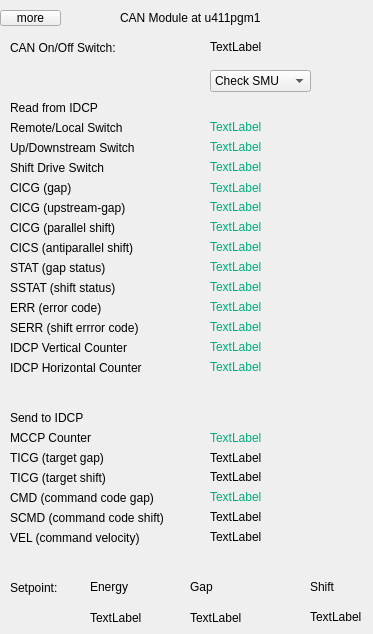
<?xml version="1.0" encoding="UTF-8"?>
<ui version="4.0">
 <class>idcommunication</class>
 <widget class="QWidget" name="idcommunication">
  <property name="geometry">
   <rect>
    <x>0</x>
    <y>0</y>
    <width>373</width>
    <height>634</height>
   </rect>
  </property>
  <property name="windowTitle">
   <string>Form</string>
  </property>
  <widget class="QLabel" name="label">
   <property name="geometry">
    <rect>
     <x>120</x>
     <y>10</y>
     <width>171</width>
     <height>16</height>
    </rect>
   </property>
   <property name="text">
    <string>CAN Module at u411pgm1</string>
   </property>
  </widget>
  <widget class="QLabel" name="label_2">
   <property name="geometry">
    <rect>
     <x>10</x>
     <y>40</y>
     <width>121</width>
     <height>16</height>
    </rect>
   </property>
   <property name="text">
    <string>CAN On/Off Switch:</string>
   </property>
  </widget>
  <widget class="QCALabel" name="label_3">
   <property name="geometry">
    <rect>
     <x>210</x>
     <y>40</y>
     <width>59</width>
     <height>14</height>
    </rect>
   </property>
   <property name="text">
    <string>TextLabel</string>
   </property>
   <property name="pv" stdset="0">
    <string>u411pgm1:biIDdisable</string>
   </property>
  </widget>
  <widget class="QCAComboBox" name="comboBox">
   <property name="geometry">
    <rect>
     <x>210</x>
     <y>70</y>
     <width>101</width>
     <height>22</height>
    </rect>
   </property>
   <property name="pv" stdset="0">
    <string>u411pgm1:IdDependSMU</string>
   </property>
   <item>
    <property name="text">
     <string>Check SMU</string>
    </property>
   </item>
   <item>
    <property name="text">
     <string>Ignore SMU</string>
    </property>
   </item>
  </widget>
  <widget class="QLabel" name="label_4">
   <property name="geometry">
    <rect>
     <x>10</x>
     <y>100</y>
     <width>101</width>
     <height>16</height>
    </rect>
   </property>
   <property name="text">
    <string>Read from IDCP</string>
   </property>
  </widget>
  <widget class="QLabel" name="label_5">
   <property name="geometry">
    <rect>
     <x>10</x>
     <y>120</y>
     <width>131</width>
     <height>16</height>
    </rect>
   </property>
   <property name="text">
    <string>Remote/Local Switch</string>
   </property>
  </widget>
  <widget class="QCALabel" name="label_6">
   <property name="geometry">
    <rect>
     <x>210</x>
     <y>120</y>
     <width>59</width>
     <height>14</height>
    </rect>
   </property>
   <property name="styleSheet">
    <string notr="true">color: rgb(0, 170, 127);</string>
   </property>
   <property name="text">
    <string>TextLabel</string>
   </property>
   <property name="pv" stdset="0">
    <string>u411pgm1:liRM_SW</string>
   </property>
  </widget>
  <widget class="QLabel" name="label_7">
   <property name="geometry">
    <rect>
     <x>10</x>
     <y>140</y>
     <width>151</width>
     <height>16</height>
    </rect>
   </property>
   <property name="text">
    <string>Up/Downstream Switch</string>
   </property>
  </widget>
  <widget class="QCALabel" name="label_8">
   <property name="geometry">
    <rect>
     <x>210</x>
     <y>140</y>
     <width>59</width>
     <height>14</height>
    </rect>
   </property>
   <property name="styleSheet">
    <string notr="true">color: rgb(0, 170, 127);</string>
   </property>
   <property name="text">
    <string>TextLabel</string>
   </property>
   <property name="pv" stdset="0">
    <string>u411pgm1:updownstream</string>
   </property>
  </widget>
  <widget class="QLabel" name="label_9">
   <property name="geometry">
    <rect>
     <x>10</x>
     <y>160</y>
     <width>111</width>
     <height>16</height>
    </rect>
   </property>
   <property name="text">
    <string>Shift Drive Switch</string>
   </property>
  </widget>
  <widget class="QCALabel" name="label_10">
   <property name="geometry">
    <rect>
     <x>210</x>
     <y>160</y>
     <width>59</width>
     <height>14</height>
    </rect>
   </property>
   <property name="styleSheet">
    <string notr="true">color: rgb(0, 170, 127);</string>
   </property>
   <property name="text">
    <string>TextLabel</string>
   </property>
   <property name="pv" stdset="0">
    <string>u411pgm1:liIDsdmode</string>
   </property>
  </widget>
  <widget class="QLabel" name="label_11">
   <property name="geometry">
    <rect>
     <x>10</x>
     <y>180</y>
     <width>71</width>
     <height>16</height>
    </rect>
   </property>
   <property name="text">
    <string>CICG (gap)</string>
   </property>
  </widget>
  <widget class="QCALabel" name="label_12">
   <property name="geometry">
    <rect>
     <x>210</x>
     <y>180</y>
     <width>121</width>
     <height>16</height>
    </rect>
   </property>
   <property name="styleSheet">
    <string notr="true">color: rgb(0, 170, 127);</string>
   </property>
   <property name="text">
    <string>TextLabel</string>
   </property>
   <property name="pv" stdset="0">
    <string>u411pgm1:liIDcicg</string>
   </property>
  </widget>
  <widget class="QLabel" name="label_13">
   <property name="geometry">
    <rect>
     <x>10</x>
     <y>200</y>
     <width>141</width>
     <height>16</height>
    </rect>
   </property>
   <property name="text">
    <string>CICG (upstream-gap)</string>
   </property>
  </widget>
  <widget class="QCALabel" name="label_14">
   <property name="geometry">
    <rect>
     <x>210</x>
     <y>200</y>
     <width>59</width>
     <height>14</height>
    </rect>
   </property>
   <property name="styleSheet">
    <string notr="true">color: rgb(0, 170, 127);</string>
   </property>
   <property name="text">
    <string>TextLabel</string>
   </property>
   <property name="pv" stdset="0">
    <string>u411pgm1:liIDcicg_2</string>
   </property>
  </widget>
  <widget class="QLabel" name="label_15">
   <property name="geometry">
    <rect>
     <x>10</x>
     <y>220</y>
     <width>121</width>
     <height>16</height>
    </rect>
   </property>
   <property name="text">
    <string>CICG (parallel shift)</string>
   </property>
  </widget>
  <widget class="QCALabel" name="label_16">
   <property name="geometry">
    <rect>
     <x>210</x>
     <y>220</y>
     <width>59</width>
     <height>14</height>
    </rect>
   </property>
   <property name="styleSheet">
    <string notr="true">color: rgb(0, 170, 127);</string>
   </property>
   <property name="text">
    <string>TextLabel</string>
   </property>
   <property name="pv" stdset="0">
    <string>u411pgm1:liIDcics</string>
   </property>
  </widget>
  <widget class="QLabel" name="label_17">
   <property name="geometry">
    <rect>
     <x>10</x>
     <y>260</y>
     <width>121</width>
     <height>16</height>
    </rect>
   </property>
   <property name="text">
    <string>STAT (gap status)</string>
   </property>
  </widget>
  <widget class="QLabel" name="label_18">
   <property name="geometry">
    <rect>
     <x>10</x>
     <y>240</y>
     <width>151</width>
     <height>16</height>
    </rect>
   </property>
   <property name="text">
    <string>CICS (antiparallel shift)</string>
   </property>
  </widget>
  <widget class="QCALabel" name="label_19">
   <property name="geometry">
    <rect>
     <x>210</x>
     <y>240</y>
     <width>59</width>
     <height>14</height>
    </rect>
   </property>
   <property name="styleSheet">
    <string notr="true">color: rgb(0, 170, 127);</string>
   </property>
   <property name="text">
    <string>TextLabel</string>
   </property>
   <property name="pv" stdset="0">
    <string>u411pgm1:liIDcics_2</string>
   </property>
  </widget>
  <widget class="QCALabel" name="label_20">
   <property name="geometry">
    <rect>
     <x>210</x>
     <y>260</y>
     <width>59</width>
     <height>14</height>
    </rect>
   </property>
   <property name="styleSheet">
    <string notr="true">color: rgb(0, 170, 127);</string>
   </property>
   <property name="text">
    <string>TextLabel</string>
   </property>
   <property name="pv" stdset="0">
    <string>u411pgm1:liIDstat</string>
   </property>
  </widget>
  <widget class="QLabel" name="label_21">
   <property name="geometry">
    <rect>
     <x>10</x>
     <y>280</y>
     <width>131</width>
     <height>16</height>
    </rect>
   </property>
   <property name="text">
    <string>SSTAT (shift status)</string>
   </property>
  </widget>
  <widget class="QCALabel" name="label_22">
   <property name="geometry">
    <rect>
     <x>210</x>
     <y>280</y>
     <width>59</width>
     <height>14</height>
    </rect>
   </property>
   <property name="styleSheet">
    <string notr="true">color: rgb(0, 170, 127);</string>
   </property>
   <property name="text">
    <string>TextLabel</string>
   </property>
   <property name="pv" stdset="0">
    <string>u411pgm1:liIDsstat</string>
   </property>
  </widget>
  <widget class="QLabel" name="label_23">
   <property name="geometry">
    <rect>
     <x>10</x>
     <y>300</y>
     <width>111</width>
     <height>16</height>
    </rect>
   </property>
   <property name="text">
    <string>ERR (error code)</string>
   </property>
  </widget>
  <widget class="QCALabel" name="label_24">
   <property name="geometry">
    <rect>
     <x>210</x>
     <y>300</y>
     <width>59</width>
     <height>14</height>
    </rect>
   </property>
   <property name="styleSheet">
    <string notr="true">color: rgb(0, 170, 127);</string>
   </property>
   <property name="text">
    <string>TextLabel</string>
   </property>
   <property name="pv" stdset="0">
    <string>u411pgm1:liIDerr</string>
   </property>
  </widget>
  <widget class="QLabel" name="label_25">
   <property name="geometry">
    <rect>
     <x>10</x>
     <y>320</y>
     <width>151</width>
     <height>16</height>
    </rect>
   </property>
   <property name="text">
    <string>SERR (shift errror code)</string>
   </property>
  </widget>
  <widget class="QCALabel" name="label_26">
   <property name="geometry">
    <rect>
     <x>210</x>
     <y>320</y>
     <width>59</width>
     <height>14</height>
    </rect>
   </property>
   <property name="styleSheet">
    <string notr="true">color: rgb(0, 170, 127);</string>
   </property>
   <property name="text">
    <string>TextLabel</string>
   </property>
   <property name="pv" stdset="0">
    <string>u411pgm1:liIDserr</string>
   </property>
  </widget>
  <widget class="QLabel" name="label_27">
   <property name="geometry">
    <rect>
     <x>10</x>
     <y>340</y>
     <width>141</width>
     <height>16</height>
    </rect>
   </property>
   <property name="text">
    <string>IDCP Vertical Counter</string>
   </property>
  </widget>
  <widget class="QCALabel" name="label_28">
   <property name="geometry">
    <rect>
     <x>210</x>
     <y>340</y>
     <width>59</width>
     <height>14</height>
    </rect>
   </property>
   <property name="styleSheet">
    <string notr="true">color: rgb(0, 170, 127);</string>
   </property>
   <property name="text">
    <string>TextLabel</string>
   </property>
   <property name="pv" stdset="0">
    <string>u411pgm1:liStepCountV</string>
   </property>
  </widget>
  <widget class="QLabel" name="label_29">
   <property name="geometry">
    <rect>
     <x>10</x>
     <y>360</y>
     <width>161</width>
     <height>16</height>
    </rect>
   </property>
   <property name="text">
    <string>IDCP Horizontal Counter</string>
   </property>
  </widget>
  <widget class="QCALabel" name="label_30">
   <property name="geometry">
    <rect>
     <x>210</x>
     <y>360</y>
     <width>59</width>
     <height>14</height>
    </rect>
   </property>
   <property name="styleSheet">
    <string notr="true">color: rgb(0, 170, 127);</string>
   </property>
   <property name="text">
    <string>TextLabel</string>
   </property>
   <property name="pv" stdset="0">
    <string>u411pgm1:liStepCountH</string>
   </property>
  </widget>
  <widget class="QLabel" name="label_31">
   <property name="geometry">
    <rect>
     <x>10</x>
     <y>410</y>
     <width>91</width>
     <height>16</height>
    </rect>
   </property>
   <property name="text">
    <string>Send to IDCP</string>
   </property>
  </widget>
  <widget class="QLabel" name="label_32">
   <property name="geometry">
    <rect>
     <x>10</x>
     <y>430</y>
     <width>91</width>
     <height>16</height>
    </rect>
   </property>
   <property name="text">
    <string>MCCP Counter</string>
   </property>
  </widget>
  <widget class="QCALabel" name="label_33">
   <property name="geometry">
    <rect>
     <x>210</x>
     <y>430</y>
     <width>91</width>
     <height>16</height>
    </rect>
   </property>
   <property name="styleSheet">
    <string notr="true">color: rgb(0, 170, 127);</string>
   </property>
   <property name="text">
    <string>TextLabel</string>
   </property>
   <property name="pv" stdset="0">
    <string>u411pgm1:counter</string>
   </property>
  </widget>
  <widget class="QLabel" name="label_34">
   <property name="geometry">
    <rect>
     <x>10</x>
     <y>470</y>
     <width>111</width>
     <height>16</height>
    </rect>
   </property>
   <property name="text">
    <string>TICG (target shift)</string>
   </property>
  </widget>
  <widget class="QLabel" name="label_35">
   <property name="geometry">
    <rect>
     <x>10</x>
     <y>450</y>
     <width>111</width>
     <height>16</height>
    </rect>
   </property>
   <property name="text">
    <string>TICG (target gap)</string>
   </property>
  </widget>
  <widget class="QLabel" name="label_36">
   <property name="geometry">
    <rect>
     <x>10</x>
     <y>490</y>
     <width>171</width>
     <height>16</height>
    </rect>
   </property>
   <property name="text">
    <string>CMD (command code gap)</string>
   </property>
  </widget>
  <widget class="QLabel" name="label_37">
   <property name="geometry">
    <rect>
     <x>10</x>
     <y>510</y>
     <width>181</width>
     <height>16</height>
    </rect>
   </property>
   <property name="text">
    <string>SCMD (command code shift)</string>
   </property>
  </widget>
  <widget class="QLabel" name="label_38">
   <property name="geometry">
    <rect>
     <x>10</x>
     <y>530</y>
     <width>151</width>
     <height>16</height>
    </rect>
   </property>
   <property name="text">
    <string>VEL (command velocity)</string>
   </property>
  </widget>
  <widget class="QLabel" name="label_39">
   <property name="geometry">
    <rect>
     <x>10</x>
     <y>580</y>
     <width>71</width>
     <height>16</height>
    </rect>
   </property>
   <property name="text">
    <string>Setpoint:</string>
   </property>
  </widget>
  <widget class="QLabel" name="label_40">
   <property name="geometry">
    <rect>
     <x>90</x>
     <y>580</y>
     <width>59</width>
     <height>14</height>
    </rect>
   </property>
   <property name="text">
    <string>Energy</string>
   </property>
  </widget>
  <widget class="QLabel" name="label_41">
   <property name="geometry">
    <rect>
     <x>190</x>
     <y>580</y>
     <width>59</width>
     <height>14</height>
    </rect>
   </property>
   <property name="text">
    <string>Gap</string>
   </property>
  </widget>
  <widget class="QLabel" name="label_42">
   <property name="geometry">
    <rect>
     <x>310</x>
     <y>580</y>
     <width>59</width>
     <height>14</height>
    </rect>
   </property>
   <property name="text">
    <string>Shift</string>
   </property>
  </widget>
  <widget class="QCALabel" name="label_43">
   <property name="geometry">
    <rect>
     <x>90</x>
     <y>610</y>
     <width>91</width>
     <height>16</height>
    </rect>
   </property>
   <property name="text">
    <string>TextLabel</string>
   </property>
   <property name="pv" stdset="0">
    <string>u411pgm1:aiIdGetEnergy</string>
   </property>
  </widget>
  <widget class="QCALabel" name="label_44">
   <property name="geometry">
    <rect>
     <x>190</x>
     <y>610</y>
     <width>101</width>
     <height>16</height>
    </rect>
   </property>
   <property name="text">
    <string>TextLabel</string>
   </property>
   <property name="pv" stdset="0">
    <string>u411pgm1:aiIdGetGap</string>
   </property>
  </widget>
  <widget class="QCALabel" name="label_45">
   <property name="geometry">
    <rect>
     <x>310</x>
     <y>610</y>
     <width>59</width>
     <height>14</height>
    </rect>
   </property>
   <property name="text">
    <string>TextLabel</string>
   </property>
   <property name="pv" stdset="0">
    <string>u411pgm1:aiIdGetShift</string>
   </property>
  </widget>
  <widget class="QCALabel" name="label_46">
   <property name="geometry">
    <rect>
     <x>210</x>
     <y>450</y>
     <width>81</width>
     <height>16</height>
    </rect>
   </property>
   <property name="styleSheet">
    <string notr="true"/>
   </property>
   <property name="text">
    <string>TextLabel</string>
   </property>
   <property name="pv" stdset="0">
    <string>u411pgm1:loIDticg</string>
   </property>
  </widget>
  <widget class="QCALabel" name="label_47">
   <property name="geometry">
    <rect>
     <x>210</x>
     <y>470</y>
     <width>59</width>
     <height>14</height>
    </rect>
   </property>
   <property name="text">
    <string>TextLabel</string>
   </property>
   <property name="pv" stdset="0">
    <string>u411pgm1:loIDtics</string>
   </property>
  </widget>
  <widget class="QCALabel" name="label_48">
   <property name="geometry">
    <rect>
     <x>210</x>
     <y>490</y>
     <width>59</width>
     <height>14</height>
    </rect>
   </property>
   <property name="styleSheet">
    <string notr="true">color: rgb(0, 170, 127);</string>
   </property>
   <property name="text">
    <string>TextLabel</string>
   </property>
   <property name="pv" stdset="0">
    <string>u411pgm1:loIDcmd</string>
   </property>
  </widget>
  <widget class="QCALabel" name="label_49">
   <property name="geometry">
    <rect>
     <x>210</x>
     <y>510</y>
     <width>59</width>
     <height>14</height>
    </rect>
   </property>
   <property name="text">
    <string>TextLabel</string>
   </property>
   <property name="pv" stdset="0">
    <string>u411pgm1:loIDscmd</string>
   </property>
  </widget>
  <widget class="QCALabel" name="label_50">
   <property name="geometry">
    <rect>
     <x>210</x>
     <y>530</y>
     <width>59</width>
     <height>14</height>
    </rect>
   </property>
   <property name="text">
    <string>TextLabel</string>
   </property>
   <property name="pv" stdset="0">
    <string>u411pgm1:loIdVel</string>
   </property>
  </widget>
  <widget class="QPushButton" name="pushButton">
   <property name="geometry">
    <rect>
     <x>0</x>
     <y>10</y>
     <width>61</width>
     <height>16</height>
    </rect>
   </property>
   <property name="text">
    <string>more</string>
   </property>
  </widget>
 </widget>
 <customwidgets>
  <customwidget>
   <class>QCALabel</class>
   <extends>QLabel</extends>
   <header>qcalabel.h</header>
  </customwidget>
  <customwidget>
   <class>QCAComboBox</class>
   <extends>QComboBox</extends>
   <header>qcacombobox.h</header>
  </customwidget>
 </customwidgets>
 <resources/>
 <connections/>
</ui>
